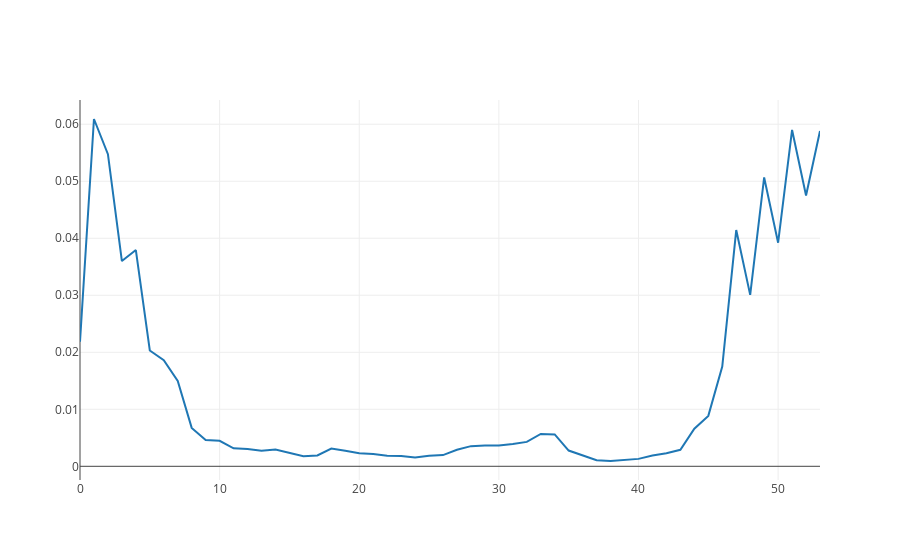

Notebook source saved alongside this figure:
### Code cell
trace = go.Scatter(
            x=df_grouped['week_of_year'],
            y=df_grouped['mean'],
    )
data = [trace]

plotly.offline.iplot(data, filename='basic-line')
